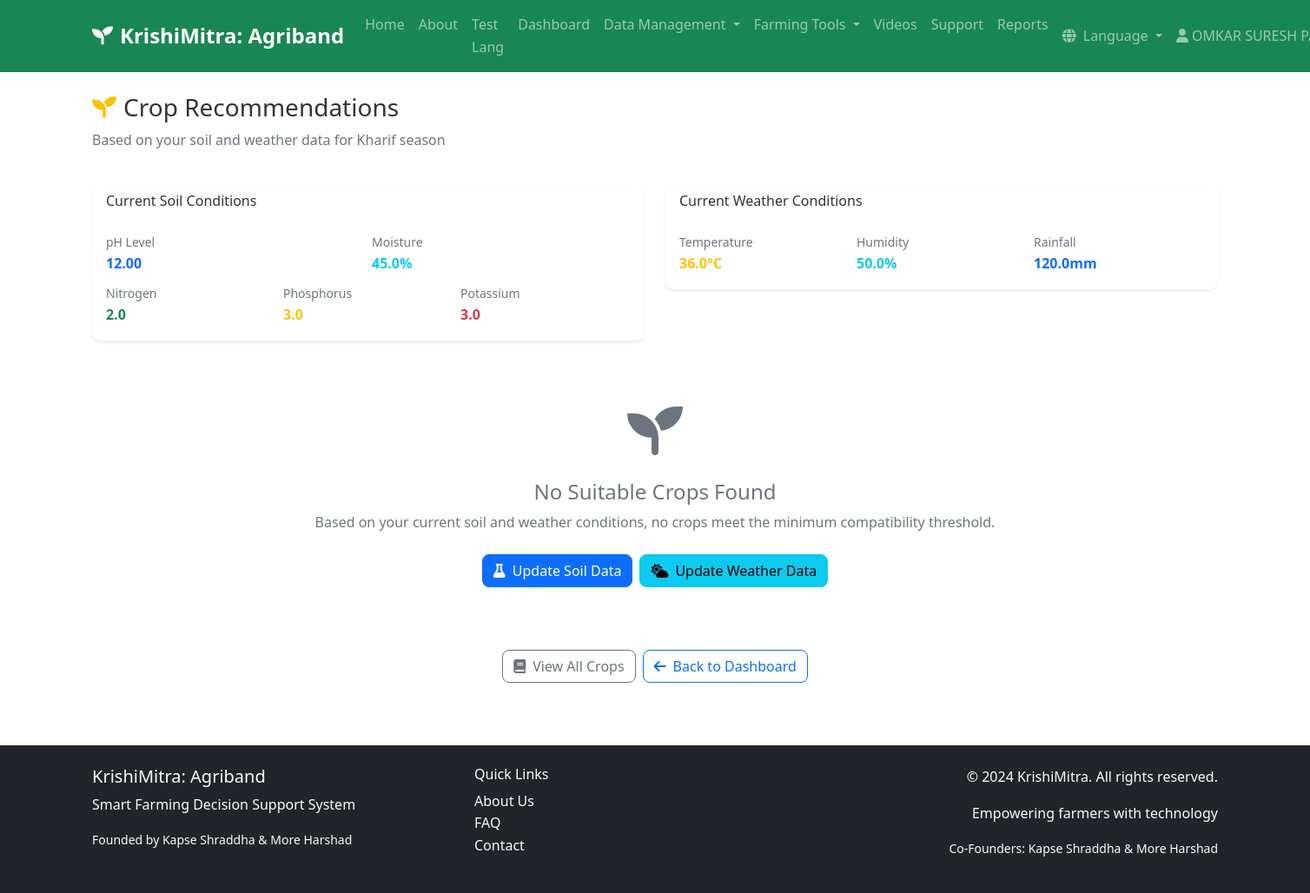
/crops/recommend (signed in), run on the app's committed database.
### models.py (models this page shows)
class SoilData(db.Model):
    __tablename__ = 'soil_data'
    id = db.Column(db.Integer, primary_key=True)
    farmer_id = db.Column(db.Integer, db.ForeignKey('farmers.id'), nullable=False)
    ph = db.Column(db.Float, nullable=False)
    moisture = db.Column(db.Float, nullable=False)
    nitrogen = db.Column(db.Float, nullable=False)
    phosphorus = db.Column(db.Float, nullable=False)
    potassium = db.Column(db.Float, nullable=False)
    temperature = db.Column(db.Float, nullable=False)
    soil_type = db.Column(db.String(50), nullable=False)
    date = db.Column(db.DateTime, default=datetime.utcnow)

class WeatherData(db.Model):
    __tablename__ = 'weather_data'
    id = db.Column(db.Integer, primary_key=True)
    farmer_id = db.Column(db.Integer, db.ForeignKey('farmers.id'), nullable=False)
    temperature = db.Column(db.Float, nullable=False)
    humidity = db.Column(db.Float, nullable=False)
    rainfall = db.Column(db.Float, nullable=False)
    date = db.Column(db.DateTime, default=datetime.utcnow)

### blueprints/crops.py (the view, shortened to what this page needs)
@crops_bp.route('/crops/recommend')
@login_required
def recommend():
    farmer_id = session['farmer_id']
    latest_soil = SoilData.query.filter_by(farmer_id=farmer_id).order_by(SoilData.date.desc()).first()
    latest_weather = WeatherData.query.filter_by(farmer_id=farmer_id).order_by(WeatherData.date.desc()).first()
    if not latest_soil or not latest_weather:
        flash('Please add soil and weather data first to get crop recommendations!', 'error')
        return redirect(url_for('dashboard.index'))
    current_month = datetime.now().month
    if current_month in [6, 7, 8, 9, 10]:
        current_season = 'Kharif'
    elif current_month in [11, 12, 1, 2]:
        current_season = 'Rabi'
    else:
        current_season = 'Summer'
    suitable_crops = []
    all_crops = Crop.query.filter_by(season=current_season).all()
    for crop in all_crops:
        score = 0
        total_conditions = 0
        if crop.ph_min <= latest_soil.ph <= crop.ph_max:
            score += 1
        total_conditions += 1
        if crop.temp_min <= latest_weather.temperature <= crop.temp_max:
            score += 1
        total_conditions += 1
        if abs(latest_soil.moisture - crop.moisture_req) <= 20:
            score += 1
        total_conditions += 1
        if latest_soil.nitrogen >= crop.nitrogen_req * 0.8:
            score += 0.5
        if latest_soil.phosphorus >= crop.phosphorus_req * 0.8:
            score += 0.5
        if latest_soil.potassium >= crop.potassium_req * 0.8:
            score += 0.5
        total_conditions += 1.5
        confidence = (score / total_conditions) * 100
    suitable_crops.sort(key=lambda x: x['confidence'], reverse=True)
    return render_template('crops/recommend.html',
                         suitable_crops=suitable_crops,
                         current_season=current_season,
                         soil_data=latest_soil,
                         weather_data=latest_weather)

### app.py (called while the page is built)
def get_locale():
    try:
        if 'language' in session:
            lang = session['language']
            if lang in app.config['LANGUAGES']:
                return lang
        if request.args.get('lang'):
            lang = request.args.get('lang')
            if lang in app.config['LANGUAGES']:
                return lang
        return 'en'
    except Exception as e:
        print(f"Error in get_locale: {e}")
        return 'en'

@app.context_processor
def inject_get_locale():
    from flask_babel import get_locale as babel_get_locale
    return dict(
        get_locale=babel_get_locale,
        current_language=session.get('language', 'en')
    )

### blueprints/crops.py (called while the page is built)
def login_required(f):
    @wraps(f)
    def decorated_function(*args, **kwargs):
        if 'farmer_id' not in session:
            flash('Please log in to access this page.', 'error')
            return redirect(url_for('auth.login'))
        return f(*args, **kwargs)
    return decorated_function

### templates/crops/recommend.html (shortened to what this page needs)
{% extends 'base.html' %}
{% block content %}
<div class="container py-4">
    <div class="row mb-4">
        <div class="col-12">
            <h2 class="h3 mb-0">
                <i class="fas fa-seedling text-warning me-2"></i>{{ _('Crop Recommendations') }}
            </h2>
            <p class="text-muted mt-2">{{ _('Based on your soil and weather data for %(season)s season', season=current_season) }}</p>
        </div>
    </div>
    <div class="row mb-4">
        <div class="col-md-6">
            <div class="card border-0 shadow-sm">
                <div class="card-header bg-white border-0">
                    <h6 class="card-title mb-0">{{ _('Current Soil Conditions') }}</h6>
                </div>
                <div class="card-body">
                    <div class="row g-2">
                        <div class="col-6">
                            <small class="text-muted">{{ _('pH Level') }}</small>
                            <div class="fw-bold text-primary">{{ "%.2f"|format(soil_data.ph) }}</div>
                        </div>
                        <div class="col-6">
                            <small class="text-muted">{{ _('Moisture') }}</small>
                            <div class="fw-bold text-info">{{ "%.1f"|format(soil_data.moisture) }}%</div>
                        </div>
                        <div class="col-4">
                            <small class="text-muted">{{ _('Nitrogen') }}</small>
                            <div class="fw-bold text-success">{{ "%.1f"|format(soil_data.nitrogen) }}</div>
                        </div>
                        <div class="col-4">
                            <small class="text-muted">{{ _('Phosphorus') }}</small>
                            <div class="fw-bold text-warning">{{ "%.1f"|format(soil_data.phosphorus) }}</div>
                        </div>
                        <div class="col-4">
                            <small class="text-muted">{{ _('Potassium') }}</small>
                            <div class="fw-bold text-danger">{{ "%.1f"|format(soil_data.potassium) }}</div>
                        </div>
                    </div>
                </div>
            </div>
        </div>
        <div class="col-md-6">
            <div class="card border-0 shadow-sm">
                <div class="card-header bg-white border-0">
                    <h6 class="card-title mb-0">{{ _('Current Weather Conditions') }}</h6>
                </div>
                <div class="card-body">
                    <div class="row g-2">
                        <div class="col-4">
                            <small class="text-muted">{{ _('Temperature') }}</small>
                            <div class="fw-bold text-warning">{{ "%.1f"|format(weather_data.temperature) }}°C</div>
                        </div>
                        <div class="col-4">
                            <small class="text-muted">{{ _('Humidity') }}</small>
                            <div class="fw-bold text-info">{{ "%.1f"|format(weather_data.humidity) }}%</div>
                        </div>
                        <div class="col-4">
                            <small class="text-muted">{{ _('Rainfall') }}</small>
                            <div class="fw-bold text-primary">{{ "%.1f"|format(weather_data.rainfall) }}mm</div>
                        </div>
                    </div>
                </div>
            </div>
        </div>
    </div>
    {% if suitable_crops %}
    <div class="row g-4">
        {% for crop_info in suitable_crops %}
        <div class="col-md-6 col-lg-4">
            <div class="card border-0 shadow-sm crop-card">
                <div class="card-header bg-white border-0">
                    <div class="d-flex justify-content-between align-items-center">
                        <h6 class="card-title mb-0">{{ crop_info.crop.crop_name }}</h6>
                        <span class="badge bg-{{ 'success' if crop_info.confidence >= 80 else 'warning' if crop_info.confidence >= 60 else 'secondary' }}">
                            {{ "%.1f"|format(crop_info.confidence) }}%
                        </span>
                    </div>
                </div>
                <div class="card-body">
                    <div class="mb-3">
                        <div class="progress mb-2" style="height: 8px;">
                            <div class="progress-bar bg-{{ 'success' if crop_info.confidence >= 80 else 'warning' if crop_info.confidence >= 60 else 'secondary' }}"
                                 style="width: {{ crop_info.confidence }}%"></div>
                        </div>
                        <small class="text-muted">{{ _('Compatibility Score') }}</small>
                    </div>
                    <div class="row g-2 mb-3">
                        <div class="col-6">
                            <small class="text-muted">{{ _('Season') }}</small>
                            <div class="fw-bold">{{ crop_info.crop.season }}</div>
                        </div>
                        <div class="col-6">
                            <small class="text-muted">{{ _('Duration') }}</small>
                            <div class="fw-bold">{{ crop_info.crop.duration_days }} {{ _('days') }}</div>
                        </div>
                    </div>
                    {% if crop_info.crop.notes %}
                    <p class="card-text small text-muted mb-3">{{ crop_info.crop.notes }}</p>
                    {% endif %}
                    <div class="d-flex gap-2">
                        <form method="POST" action="{{ url_for('crops.save_recommendation', crop_id=crop_info.crop.id) }}" class="flex-fill">
                            <input type="hidden" name="confidence" value="{{ crop_info.confidence }}">
                            <button type="submit" class="btn btn-primary btn-sm w-100">
                                <i class="fas fa-plus me-1"></i>{{ _('Add to My Crops') }}
                            </button>
                        </form>
                        <a href="{{ url_for('crops.calendar', crop_id=crop_info.crop.id) }}" class="btn btn-outline-info btn-sm">
                            <i class="fas fa-calendar-alt"></i>
                        </a>
                    </div>
                </div>
            </div>
        </div>
        {% endfor %}
    </div>
    {% else %}
    <div class="text-center py-5">
        <i class="fas fa-seedling fa-4x text-muted mb-4"></i>
        <h4 class="text-muted">{{ _('No Suitable Crops Found') }}</h4>
        <p class="text-muted mb-4">{{ _('Based on your current soil and weather conditions, no crops meet the minimum compatibility threshold.') }}</p>
        <div class="d-flex gap-2 justify-content-center">
            <a href="{{ url_for('soil.add') }}" class="btn btn-primary">
                <i class="fas fa-flask me-2"></i>{{ _('Update Soil Data') }}
            </a>
            <a href="{{ url_for('weather.add') }}" class="btn btn-info">
                <i class="fas fa-cloud-sun me-2"></i>{{ _('Update Weather Data') }}
            </a>
        </div>
    </div>
    {% endif %}
    <div class="row mt-4">
        <div class="col-12 text-center">
            <div class="d-flex gap-2 justify-content-center">
                <a href="{{ url_for('crops.knowledge') }}" class="btn btn-outline-secondary">
                    <i class="fas fa-book me-2"></i>{{ _('View All Crops') }}
                </a>
                <a href="{{ url_for('dashboard.index') }}" class="btn btn-outline-primary">
                    <i class="fas fa-arrow-left me-2"></i>{{ _('Back to Dashboard') }}
                </a>
            </div>
        </div>
    </div>
</div>
{% endblock %}

### static/css/style.css (style rules this page uses)
:root { --primary-color: #28a745; --secondary-color: #6c757d; --success-color: #28a745; --info-color: #17a2b8; --warning-color: #ffc107; --danger-color: #dc3545; --light-color: #f8f9fa; --dark-color: #343a40; }
body { font-family: 'Segoe UI', Tahoma, Geneva, Verdana, sans-serif; line-height: 1.6; color: #333; }
.card { transition: transform 0.3s ease, box-shadow 0.3s ease; border-radius: 10px; }
.card-header { border-radius: 10px 10px 0 0 !important; border-bottom: 1px solid #e9ecef; }
.btn { border-radius: 8px; font-weight: 500; transition: all 0.3s ease; }

### data on the page
SoilData: ph "12.00", moisture "45.0", nitrogen "2.0", phosphorus "3.0", potassium "3.0"
WeatherData: temperature "36.0", humidity "50.0", rainfall "120.0"

### other printed values
{{ session.farmer_name }} "OMKAR SURESH…"
